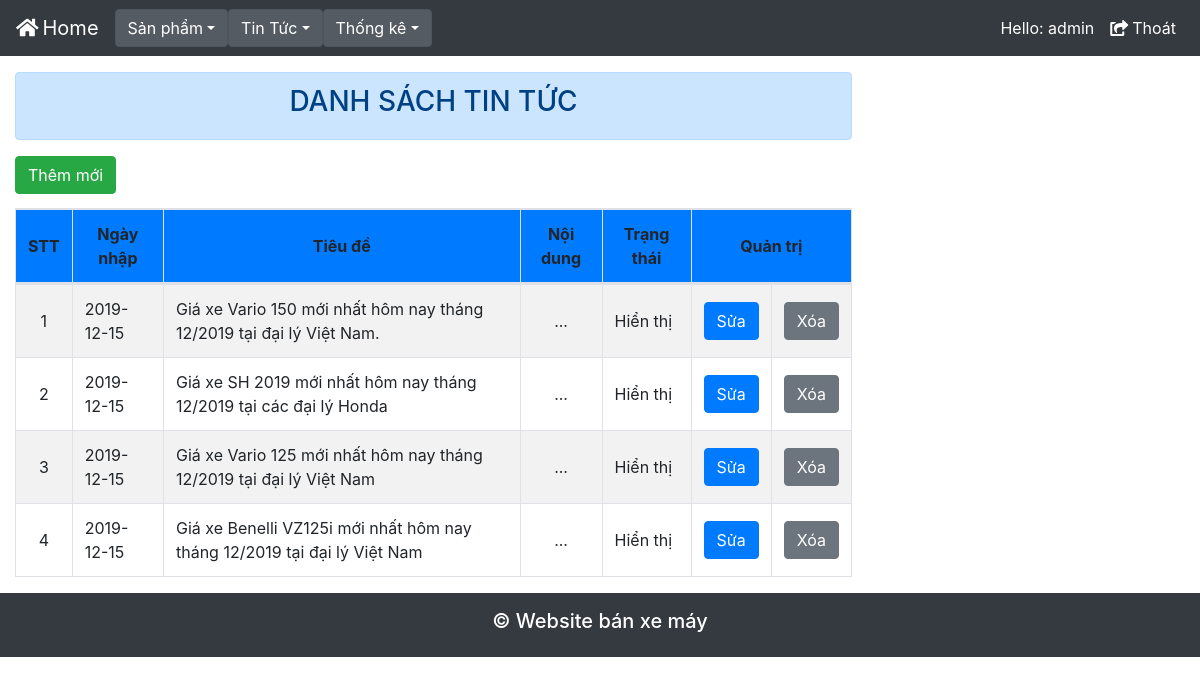
/Admin/index.php?nc=tintuc (signed in), run on the app's committed database.
### tables this page shows
CREATE TABLE `tbl_tintuc` (
  `MaTT` int(11) NOT NULL,
  `NgayNhap` date NOT NULL,
  `AnhTinTuc` varchar(100) NOT NULL,
  `TieuDe` varchar(250) NOT NULL,
  `NoiDungTT` longtext NOT NULL,
  `TrangThai` int(11) NOT NULL
);

### Admin/chuc_nang/quanli_tintuc/dstintuc.php (the view, shortened to what this page needs)
<div class="alert alert-primary mt-3 text-center" role="alert">
    <h3>DANH SÁCH TIN TỨC</h3>
</div>
<div>
    <a href="index.php?nc=themtt">
        <button class="btn btn-success mb-2">Thêm mới</button>
    </a>
</div>
<table id="example" class="table table-striped table-bordered table-responsive table-responsive-md" cellspacing="0"">
    <thead>
        <tr class=" text-center justify-content-center bg-primary">
    <th class="align-middle">STT</th>
    <th class="align-middle">Ngày nhập</th>
    <th class="align-middle">Tiêu đề</th>
    <th class="align-middle">Nội dung</th>
    <th class="align-middle">Trạng thái</th>
    <th class="align-middle" colspan="2">Quản trị</th>
    </tr>
    </thead>
    <tbody>
        <?php
        $con = mysqli_connect('localhost', 'root', '', 'xemay');
        mysqli_set_charset($con, 'utf8');
        $sql_tintuc = mysqli_query($con, "select * from tbl_tintuc");
        $i = 1;
        while ($row_qt = mysqli_fetch_array($sql_tintuc)) {
            if ($row_qt['TrangThai'] == 1) {
                $tt = "Hiển thị";
            } else {
                $tt = "Không hiển thị";
            }
            ?>
            <tr>
                <td style="vertical-align: middle; text-align: center;"><?php echo $i; ?></td>
                <td style="vertical-align: middle;"><?php echo $row_qt['NgayNhap']; ?></td>
                <td style="vertical-align: middle;"><?php echo $row_qt['TieuDe']; ?></td>
                <td style="vertical-align: middle; text-align: center;"><?php echo '...'; ?></td>
                <td style="vertical-align: middle;"><?php echo $tt; ?></td>
                <td style="vertical-align: middle; text-align: center;">
                    <a href="index.php?nc=view_suatt&matt=<?php echo $row_qt['MaTT']; ?>">
                        <button class="btn btn-primary">Sửa</button>
                    </a>
                </td>
                <td style="vertical-align: middle; text-align: center;">
                    <a onclick="return confirm('Bạn có chắc là muốn xóa tin tức này không?');" href="index.php?nc=tintuc&action=delete&matt=<?php echo $row_qt['MaTT']; ?>">
                        <button class="btn btn-secondary">Xóa</button>
                    </a>
                </td>
            </tr>
        <?php
            $i++;
        }
        ?>
    </tbody>
</table>

### data on the page
tbl_tintuc: NgayNhap "2019-12-15", TieuDe "Giá xe Vario 150 mới nhất hôm nay tháng 12/2019 tại đại lý Việt Nam.", TrangThai "Hiển thị"
tbl_tintuc: NgayNhap "2019-12-15", TieuDe "Giá xe SH 2019 mới nhất hôm nay tháng 12/2019 tại các đại lý Honda", TrangThai "Hiển thị"
tbl_tintuc: NgayNhap "2019-12-15", TieuDe "Giá xe Vario 125 mới nhất hôm nay tháng 12/2019 tại đại lý Việt Nam", TrangThai "Hiển thị"
tbl_tintuc: NgayNhap "2019-12-15", TieuDe "Giá xe Benelli VZ125i mới nhất hôm nay tháng 12/2019 tại đại lý Việt Nam", TrangThai "Hiển thị"

### other printed values
$_SESSION['tendnadmin'] "admin"
